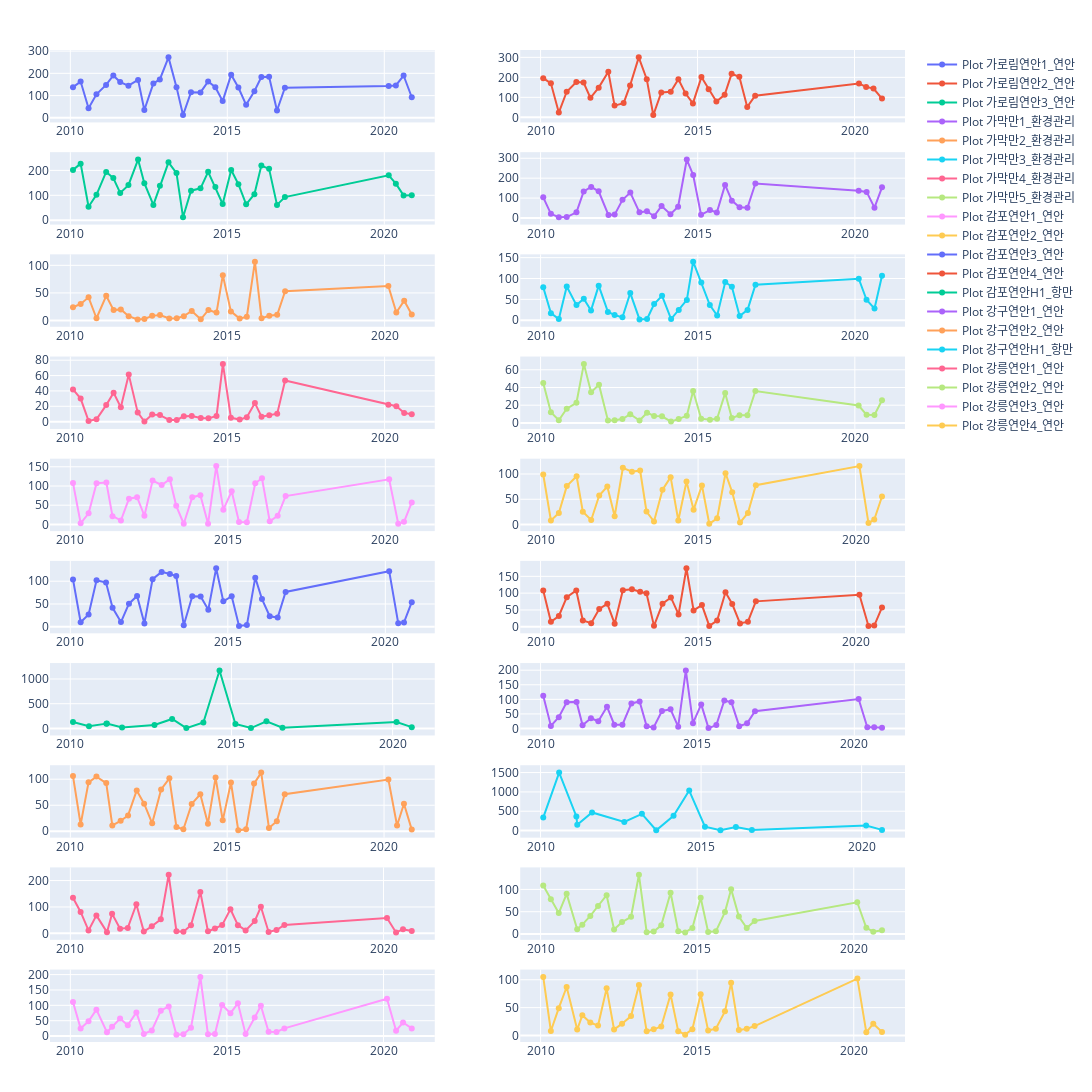

Notebook code for this chart:
### Markdown cell above
## 각 station마다의 변화

### Code cell
surface_df  = pd.read_csv('./data/surface_df.csv')

unique_values = surface_df['station'].unique().tolist()
print(unique_values)


fig = make_subplots(rows=10, cols=2)

columns_to_plot = ['총질소[μg/L]', '총인[μg/L]', '용존무기질소[μg/L]','화학적산소요구량[mg/L]','암모니아성 질소[μg/L]']
for i, d in enumerate(unique_values[:20]):
    row = i // 2 + 1  # 행 결정
    col = i % 2 + 1   # 열 결정
    x = surface_df.loc[surface_df['station'] == d].reset_index()
    
    fig.add_trace(go.Scatter(x=x['date_time'], y=x['용존무기질소[μg/L]'], mode='lines+markers', name=f'Plot {d}'), row=row, col=col)

    
fig.update_layout(width=1200, height=1200, margin=dict(t=50, b=50, l=50, r=50))

fig.show()
